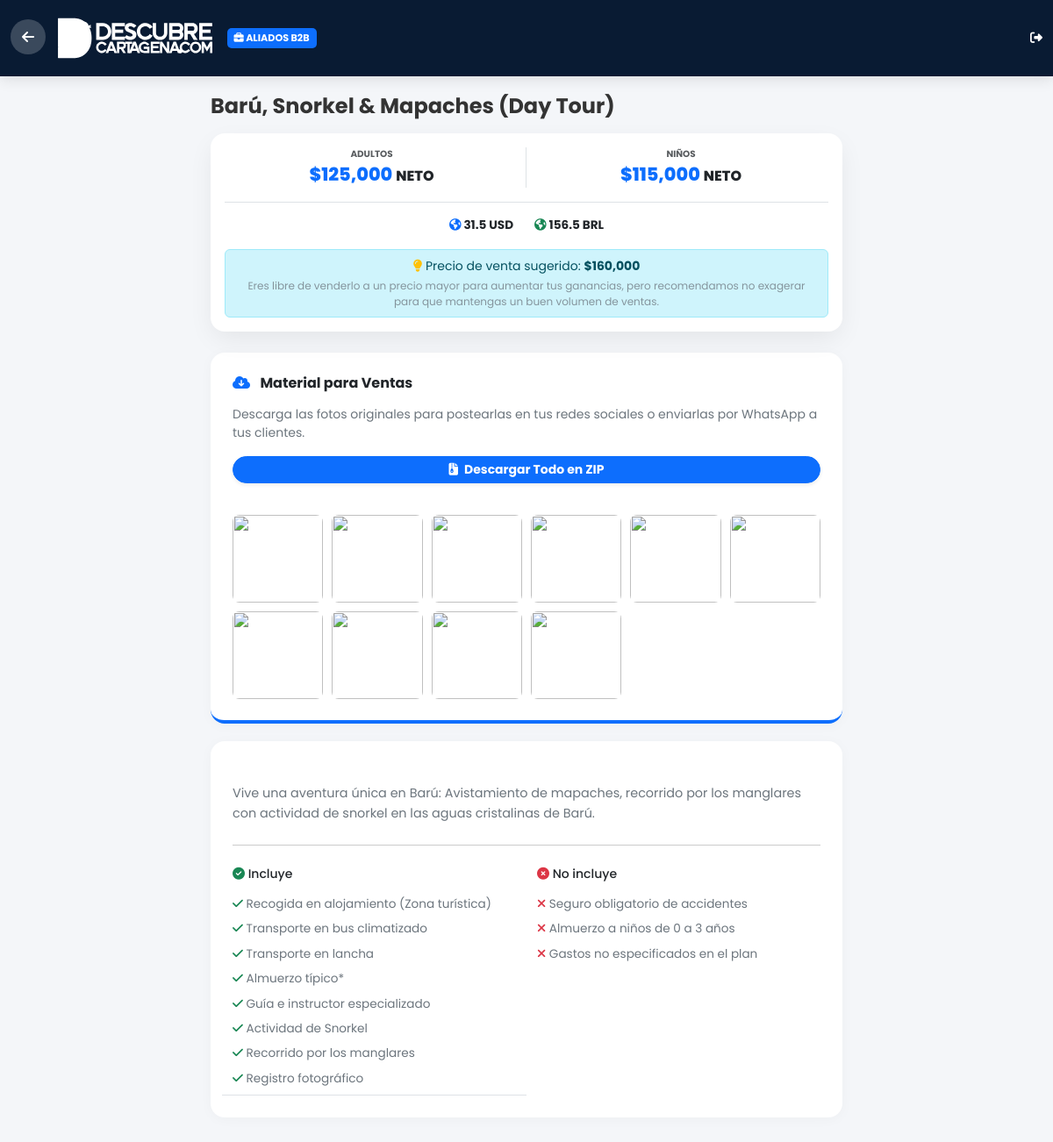
The app's page /aliados/baru-snorkel-mapaches-day-tour (signed in) with its own data.
### tables this page shows
CREATE TABLE tours (
    slug TEXT PRIMARY KEY,
    nombre TEXT NOT NULL,
    precio_cop REAL DEFAULT 0,
    precio_promo REAL DEFAULT 0,
    rango_adulto TEXT,
    precio_nino REAL DEFAULT 0,
    rango_nino TEXT,
    descripcion TEXT,
    incluye TEXT,
    no_incluye TEXT,
    info_adicional TEXT,
    imagen TEXT,
    galeria TEXT,
    oculto INTEGER DEFAULT 0
, precio_neto REAL DEFAULT 0, oculto_aliado INTEGER DEFAULT 0, precio_neto_nino REAL DEFAULT 0);

### aliados.php (the view, shortened to what this page needs)
<?php
$fileConfig = 'config.json';
$config = file_exists($fileConfig) ? json_decode(file_get_contents($fileConfig), true) : ['margen_usd' => 200, 'margen_brl' => 200];
$margen_usd = $config['margen_usd']; $margen_brl = $config['margen_brl'];
$cacheFile = 'tasa.json';
$rates = file_exists($cacheFile) ? json_decode(file_get_contents($cacheFile), true) : null;
$tasa_tuya_usd = $rates ? ((1 / $rates['rates']['USD']) - $margen_usd) : 4000;
$tasa_tuya_brl = $rates ? ((1 / $rates['rates']['BRL']) - $margen_brl) : 800;
function precio_inteligente($valor) { return (float)(ceil($valor * 2) / 2); }
try {
    $db = new PDO('sqlite:' . __DIR__ . '/database.sqlite');
    $db->setAttribute(PDO::ATTR_ERRMODE, PDO::ERRMODE_EXCEPTION);
    $stmt = $db->query("SELECT * FROM tours ORDER BY nombre COLLATE NOCASE ASC");
    $tours = [];
    foreach($stmt->fetchAll(PDO::FETCH_ASSOC) as $t) {
        if(!empty($t['galeria'])) $t['galeria'] = json_decode($t['galeria'], true);
        else $t['galeria'] = [];
        $comisionAgencia = isset($config['comision_agencia']) ? floatval($config['comision_agencia']) : 50;
        $porcentajeAgencia = $comisionAgencia / 100;
        $pPub = $t['precio_cop'];
        $pNeto = $t['precio_neto'] ?: $pPub;
        $gananciaTotal = $pPub - $pNeto;
        $t['precio_aliado'] = round($pNeto + ($gananciaTotal * $porcentajeAgencia));
        $pnPub = $t['precio_nino'];
        if ($pnPub > 0) {
            $pnNeto = !empty($t['precio_neto_nino']) ? $t['precio_neto_nino'] : $pnPub;
            $gananciaTotalNino = $pnPub - $pnNeto;
            $t['precio_nino_aliado'] = round($pnNeto + ($gananciaTotalNino * $porcentajeAgencia));
        } else {
            $t['precio_nino_aliado'] = 0;
        }
        $tours[$t['slug']] = $t;
    }
} catch(PDOException $e) { $tours = []; }
$slug_solicitado = $_GET['slug'] ?? '';
$slug_solicitado = trim(str_replace('aliados/', '', $slug_solicitado), '/');
$singleTour = null;
if (!empty($slug_solicitado) && isset($tours[$slug_solicitado])) {
    $singleTour = $tours[$slug_solicitado];
}
if ($singleTour) {
    $desc = $singleTour['descripcion'] ?? '';
    $inc = $singleTour['incluye'] ?? '';
    $no_inc = $singleTour['no_incluye'] ?? '';
    $precioBase = $singleTour['precio_aliado'];
}
?>
<!DOCTYPE html>
<html lang="es">
<head>
    <link href="https://cdn.jsdelivr.net/npm/bootstrap@5.3.0/dist/css/bootstrap.min.css" rel="stylesheet">
    <link rel="stylesheet" href="https://cdnjs.cloudflare.com/ajax/libs/font-awesome/6.4.0/css/all.min.css">
</head>
<body>
<div class="site-header">
    <div class="container main-container d-flex justify-content-between align-items-center">
        <div>
            <?php if ($singleTour): ?>
                <a href="/catalogo-web/aliados" class="btn-back d-inline-flex me-2"><i class="fa-solid fa-arrow-left"></i></a>
            <?php endif; ?>
            <a href="/catalogo-web/aliados">
                <img src="/catalogo-web/logo.svg" alt="Descubre Cartagena" class="main-logo">
            </a>
            <span class="badge-b2b d-none d-md-inline-block"><i class="fa-solid fa-briefcase"></i> ALIADOS B2B</span>
        </div>
        <div class="d-flex align-items-center gap-3">
            <a href="?logout=true" class="text-white small text-decoration-none" title="Cerrar sesión"><i class="fa-solid fa-right-from-bracket"></i></a>
        </div>
    </div>
</div>
<div class="container main-container">
<?php if ($singleTour): ?>
    <div class="calc-container">
        <h4 class="fw-bold mb-3"><?= htmlspecialchars($singleTour['nombre']) ?></h4>
        <div class="card card-price p-3 mb-4 border-primary">
            <div class="row g-0 text-center border-bottom pb-3 mb-3">
                <div class="col-6 border-end pe-2 d-flex flex-column justify-content-center">
                    <span class="text-uppercase text-muted fw-bold" style="font-size:0.65rem;">ADULTOS</span>
                    <div class="my-1">
                        <span class="price-cop-highlight">$<?= number_format($precioBase) ?> <span class="text-dark fs-6">NETO</span></span>
                    </div>
                </div>
                <div class="col-6 ps-2 d-flex flex-column justify-content-center">
                    <span class="text-uppercase text-muted fw-bold" style="font-size:0.65rem;">NIÑOS</span>
                    <?php if($singleTour['precio_nino_aliado'] > 0): ?>
                        <div class="my-1">
                            <span class="price-cop-highlight">$<?= number_format($singleTour['precio_nino_aliado']) ?> <span class="text-dark fs-6">NETO</span></span>
                        </div>
                    <?php else: ?>
                        <div class="text-muted mt-2 small">- No aplica -</div>
                    <?php endif; ?>
                </div>
            </div>
            <div class="d-flex justify-content-center gap-4 fw-bold text-muted mb-3" style="font-size:0.85rem;">
                <div><i class="fa-solid fa-earth-americas text-primary"></i> <span class="text-dark"><?= precio_inteligente($precioBase / $tasa_tuya_usd) ?> USD</span></div>
                <div><i class="fa-solid fa-earth-americas text-success"></i> <span class="text-dark"><?= precio_inteligente($precioBase / $tasa_tuya_brl) ?> BRL</span></div>
            </div>
            <div class="alert alert-info mt-1 mb-0 small py-2 text-center">
                <i class="fa-solid fa-lightbulb text-warning"></i> Precio de venta sugerido: <strong>$<?= number_format($singleTour['precio_cop']) ?></strong>
                <div style="font-size: 0.75rem; margin-top:3px;" class="text-secondary opacity-75">Eres libre de venderlo a un precio mayor para aumentar tus ganancias, pero recomendamos no exagerar para que mantengas un buen volumen de ventas.</div>
            </div>
        </div>
        <div class="info-box border-bottom border-4 border-primary pb-4">
            <h6 class="fw-bold text-dark mb-3"><i class="fa-solid fa-cloud-arrow-down text-primary me-2"></i> Material para Ventas</h6>
            <p class="text-secondary small">Descarga las fotos originales para postearlas en tus redes sociales o enviarlas por WhatsApp a tus clientes.</p>
            <a href="?slug=<?= $singleTour['slug'] ?>&zip=<?= $singleTour['slug'] ?>" class="btn btn-primary btn-sm fw-bold w-100 mb-3 shadow-sm rounded-pill">
                <i class="fa-solid fa-file-zipper me-1"></i> Descargar Todo en ZIP
            </a>
            <?php
                $todasLasFotos = [];
                if(!empty($singleTour['imagen'])) $todasLasFotos[] = $singleTour['imagen'];
                if(!empty($singleTour['galeria'])) foreach($singleTour['galeria'] as $g) $todasLasFotos[] = $g;
            ?>
            <div class="gallery-download-grid">
                <?php foreach($todasLasFotos as $idx => $fto): ?>
                    <div class="thumb-box">
                    </div>
                <?php endforeach; ?>
            </div>
        </div>
        <div class="info-box">
            <?php if(!empty($desc)): ?>
                <div class="text-secondary mb-4" style="white-space: pre-line; line-height: 1.6; font-size: 0.9rem;">
                    <?= htmlspecialchars($desc) ?>
                </div>
                <hr class="opacity-10 my-4">
            <?php endif; ?>
            <div class="row g-4">
                <div class="col-12 col-md-6 border-bottom border-md-0 pb-3 pb-md-0">
                    <h6 class="text-dark mb-3 small"><i class="fa-solid fa-circle-check text-success"></i> Incluye</h6>
                    <ul class="list-check ps-0 m-0 text-secondary">
                        <?php foreach(explode("\n", $inc) as $item): if(trim($item)=='')continue; ?>
                            <li style="font-size: 0.85rem;"><i class="fa-solid fa-check text-success"></i> <?= htmlspecialchars($item) ?></li>
                        <?php endforeach; ?>
                    </ul>
                </div>
                <div class="col-12 col-md-6">
                    <h6 class="text-dark mb-3 small"><i class="fa-solid fa-circle-xmark text-danger"></i> No incluye</h6>
                    <ul class="list-check ps-0 m-0 text-secondary">
                        <?php foreach(explode("\n", $no_inc) as $item): if(trim($item)=='')continue; ?>
                            <li style="font-size: 0.85rem;"><i class="fa-solid fa-xmark text-danger"></i> <?= htmlspecialchars($item) ?></li>
                        <?php endforeach; ?>
                    </ul>
                </div>
            </div>
        </div>
    </div>
<?php endif; ?>
</div>
</body>
</html>

### aliados.php (style rules this page uses)
body { background-color: #f4f6f9; font-family: 'Poppins', sans-serif; color: #333; padding-bottom: 40px; }
.main-container { max-width: 1200px; margin: 0 auto; }
.site-header { background: #091b33; color: white; padding: 15px 0; margin-bottom: 20px; box-shadow: 0 4px 15px rgba(0, 0, 0, 0.1); position: sticky; top: 0; z-index: 1000; }
.site-header a { color: white; text-decoration: none; }
.main-logo { width: 140px; max-width: 65%; height: auto; filter: brightness(0) invert(1); }
.badge-b2b { background: #0d6efd; color: white; border-radius: 5px; padding: 3px 8px; font-size: 0.7rem; font-weight: bold; margin-left:10px; vertical-align: middle; }
@media (min-width: 992px) { .site-header { padding: 20px 0; } }
@media (min-width: 992px) { .main-logo { width: 180px; } }
.calc-container { max-width: 720px; margin: 0 auto; padding-bottom: 80px; }
.card-price { border: 0; border-radius: 16px; box-shadow: 0 10px 30px -4px rgba(0,0,0,0.08); text-decoration: none; color: inherit; display: block; background: white; transition: all 0.3s ease; height: 100%; position: relative; }
.price-cop-highlight { color: #1a1a1a; font-weight: 800; font-size: 1.3rem; display: block; line-height: 1.1; color: #0d6efd; }
.info-box { background: white; padding: 25px; border-radius: 16px; margin-bottom: 20px; box-shadow: 0 2px 15px rgba(0,0,0,0.03); }
.list-check li { list-style: none; padding-left: 0; margin-bottom: 8px; font-size: 0.95rem; }
.btn-back { background-color: rgba(255,255,255,0.2); color: white; width: 40px; height: 40px; border-radius: 50%; display: flex; align-items: center; justify-content: center; text-decoration: none; font-weight: bold; }
.gallery-download-grid { display: grid; grid-template-columns: repeat(auto-fill, minmax(100px, 1fr)); gap: 10px; margin-top:20px; }
.thumb-box { position: relative; border-radius: 8px; overflow: hidden; height:100px; }

### records on screen
tours: nombre "Barú, Snorkel & Mapaches (Day Tour)", precio_cop "160,000", descripcion "Vive una aventura única en Barú: Avistamiento de mapaches, recorrido por los manglares con actividad de snorkel en las aguas cristalinas de Barú.", incluye "Recogida en alojamiento (Zona turística)", incluye "Transporte en bus climatizado", incluye "Transporte en lancha", incluye "Almuerzo típico*", incluye "Guía e instructor especializado", incluye "Actividad de Snorkel", incluye "Recorrido por los manglares", incluye "Registro fotográfico", no_incluye "Seguro obligatorio de accidentes", no_incluye "Almuerzo a niños de 0 a 3 años", no_incluye "Gastos no especificados en el plan"

### other values on screen
$precioBase "125,000"
$singleTour['precio_nino_aliado'] "115,000"
precio_inteligente($precioBase / $tasa_tuya_usd) "31.5"
precio_inteligente($precioBase / $tasa_tuya_brl) "156.5"
